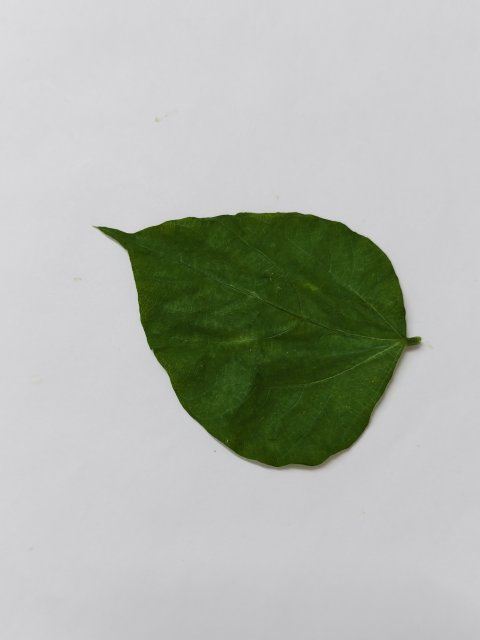
#> input picture reference/1_healthy/bean_healthy_005.jpg, 480 x 640 px; its folder holds only this picture in this run
$ python -i app.py   (imports and definitions only)   (older library calls are emulated)
#> lines starting #> are read from the running program, lines starting #| are printed output that depends on the picture; after the words box and inside, x2 and y2 are one past the last pixel; in counts of white or black regions, pixels touching at a corner belong together
import base64, json, mimetypes, os, re, urllib.request
from pathlib import Path

import cv2
import numpy as np
from flask import Flask, render_template, request

# (endpoint, key env, model env, default model) - tried in order, next one covers a 429
PROVIDERS = [
    # Google AI Studio's OpenAI-compatible endpoint: free tier, ~2 s a grade, honours json_schema.
    # Fastest of the three, so it goes first.
    ("https://generativelanguage.googleapis.com/v1beta/openai/chat/completions",
     "GOOGLE_API_KEY", "GOOGLE_MODEL", "gemini-3.5-flash-lite"),
    ("https://api.groq.com/openai/v1/chat/completions",
     "GROQ_API_KEY", "GROQ_MODEL", "qwen/qwen3.6-27b"),
    # comma-separated: OpenRouter's own `models` routing retries the rest on error or rate limit
    ("https://openrouter.ai/api/v1/chat/completions", "OPENROUTER_API_KEY", "OPENROUTER_MODEL",
     "google/gemma-4-31b-it:free,google/gemma-4-26b-a4b-it:free,nvidia/nemotron-nano-12b-v2-vl:free"),
]
REF_DIR = Path(__file__).parent / "reference"
ENV_FILE = Path(__file__).parent / ".env"
MAX_UPLOAD = 8 * 1024 * 1024
SCORES = ("colour", "spotting", "turgor", "integrity")
DEFAULT_LABELS = ["healthy", "slightly unhealthy", "somewhat unhealthy", "unhealthy"]

# .env is gitignored; keeps the key out of shell history and the repo
# [7 lines not run here, left out]
# [1 line that did not run here, left out]


# [4 lines left out: function providers, not called in this run]


def data_uri(path):
    mime = mimetypes.guess_type(path.name)[0] or "image/jpeg"
    return "data:%s;base64,%s" % (mime, base64.b64encode(path.read_bytes()).decode())


# [66 lines left out: functions references, system_prompt, schema, not called in this run]


MODEL_FILE = Path(__file__).parent / "data" / "model.npz"
KNN_K = 15  # whole-plant photos are noisier than leaf close-ups; a wider vote is steadier
EMPTY = {"foliage": 0.0, "green": 0.0, "greenness": 0.0, "yellow": 0.0, "brown": 0.0,
         "spots": 0, "leaves": 0, "stem_length": 0.0, "stem_width": 0.0}


def foliage_mask(img, h, s, v):
    """Foliage mask for one BGR frame: chromatic vegetation segmentation, hue windows as
    fallback.

    Green dominance gd = (G-R)/(G+R) on the normalised channels separates leaf tissue from
    everything grey, brown, brick or wall-coloured - the hue windows alone let any warm,
    saturated pixel count as plant, so pots, soil and walls all passed. gd is
    brightness-independent, so shadowed leaves stay in. Hue windows (hue 8-95, some
    saturation and brightness) remain for degenerate frames where the chroma test comes up
    empty - heavy colour cast, near-grey plants.
    """
    b, g, r = cv2.split(img.astype(np.float32))
    gd = (g - r) / (g + r + 1e-6)
    m = ((gd > 0.04) & (s >= 30) & (v >= 30)).astype(np.uint8)
    m = cv2.morphologyEx(m, cv2.MORPH_OPEN, np.ones((5, 5), np.uint8))
    if m.mean() > 0.002:
        # close the mask so dead-black lesions, which are too dark to pass any colour
        # test, still count as foliage instead of vanishing as holes
        return cv2.morphologyEx(m, cv2.MORPH_CLOSE, np.ones((21, 21), np.uint8))
    plant = ((h >= 8) & (h <= 95) & (s >= 50) & (v >= 40)).astype(np.uint8)
    plant = cv2.morphologyEx(plant, cv2.MORPH_OPEN, np.ones((5, 5), np.uint8))
    return cv2.morphologyEx(plant, cv2.MORPH_CLOSE, np.ones((21, 21), np.uint8))


def morphology(leaf):
    """Leaf count and stem size read straight off the foliage mask.

    Leaves: the distance transform of the mask ridges at every blade centre - the
    point farthest from background - so counting isolated ridge peaks counts blades.
    Overlapping canopies merge into one blob; treat this as a lower bound.

    Stem: walking up from the lowest row of foliage while rows stay thin relative to
    the canopy gives the stem's run; the median width of those rows is its thickness.
    Both come back as fractions of the frame, so any photo size reads the same.
    """
    ih, iw = leaf.shape
    dist = cv2.distanceTransform(leaf.astype(np.uint8), cv2.DIST_L2, 5)
    win = max(9, (min(ih, iw) // 14) | 1)  # odd; how far apart two leaf centres may sit
    ridge = ((dist >= cv2.dilate(dist, np.ones((win, win), np.uint8)) - 1e-6) &
             (dist > max(3.0, min(ih, iw) * 0.04))).astype(np.uint8)
    n, _, cc, _ = cv2.connectedComponentsWithStats(ridge, 8)
    leaves = sum(1 for i in range(1, n)
                 if cc[i, cv2.CC_STAT_AREA] >= max(2, min(ih, iw) // 200))

    ys, xs = np.nonzero(leaf)
    filled = np.bincount(ys, minlength=ih) > 0
    lo = np.full(ih, iw, np.int32); np.minimum.at(lo, ys, xs)
    hi = np.zeros(ih, np.int32); np.maximum.at(hi, ys, xs)
    extent = np.where(filled, hi - lo + 1, 0)
    canopy = np.percentile(extent[filled], 85)
    thin = max(3, int(canopy * 0.28))
    r = int(np.flatnonzero(filled)[-1])
    top = r
    while r >= 0 and filled[r] and extent[r] <= thin:
        r -= 1
    stem_rows = top - r
    width = float(np.median(extent[r + 1:top + 1])) if stem_rows else 0.0
    return {"leaves": leaves,
            "stem_length": round(stem_rows / ih, 3),
            "stem_width": round(width / iw, 3)}


# [7 lines left out: function decode, not called in this run]


def hog(gray, cells=8, bins=9):
    """Block-normalised gradient orientations over a 64x64 crop -> 576 numbers.

    Colour cannot separate a wilted plant from a healthy one - both are green. Which way the
    leaves point can: drooping foliage swings the gradients vertical. Held-out accuracy on the
    houseplant set goes 61% -> 75% with this in the vector.
    """
    g = cv2.resize(gray, (64, 64)).astype(np.float32)
    gx, gy = cv2.Sobel(g, cv2.CV_32F, 1, 0, 3), cv2.Sobel(g, cv2.CV_32F, 0, 1, 3)
    mag = np.hypot(gx, gy)
    b = np.minimum((((np.arctan2(gy, gx) + np.pi) % np.pi) * bins / np.pi).astype(int), bins - 1)
    step = 64 // cells
    out = np.zeros((cells, cells, bins), np.float32)
    for i in range(cells):
        for j in range(cells):
            cell = (slice(i * step, (i + 1) * step), slice(j * step, (j + 1) * step))
            np.add.at(out[i, j], b[cell].ravel(), mag[cell].ravel())
    return (out / (np.linalg.norm(out, axis=2, keepdims=True) + 1e-6)).ravel()


def look(img):
    """One pass over a BGR frame -> (stats, box, features).

    box is [x, y, w, h] as fractions of the frame, so the browser can scale it to any
    display size; features is the vector the KNearest model is trained on.

    The foliage mask comes from chromatic vegetation segmentation (foliage_mask), with hue
    windows as fallback - see foliage_mask for the trade-offs.
    """
    scale = 512 / max(img.shape[:2])
    if scale < 1:
        img = cv2.resize(img, None, fx=scale, fy=scale, interpolation=cv2.INTER_AREA)
    h, s, v = cv2.split(cv2.cvtColor(cv2.GaussianBlur(img, (5, 5), 0), cv2.COLOR_BGR2HSV))
    mask = foliage_mask(img, h, s, v)
    leaf = mask > 0
    area = int(leaf.sum())
    if not area:  # nothing plant-coloured in frame
        return dict(EMPTY), None, None

    def pct(m):
        return round(100 * float((m & leaf).sum()) / area, 1)

    # dark patches inside the foliage: spots, lesions, necrosis
    blobs = cv2.morphologyEx(((v < np.median(v[leaf]) * 0.55) & leaf).astype(np.uint8),
                             cv2.MORPH_OPEN, np.ones((3, 3), np.uint8))
    n, _, cc, _ = cv2.connectedComponentsWithStats(blobs, 8)
    stats = {"foliage": round(100 * area / leaf.size, 1), "green": pct((h >= 35) & (h <= 95)),
             "yellow": pct((h >= 20) & (h < 35)), "brown": pct((h >= 8) & (h < 20)),
             "spots": sum(1 for i in range(1, n) if 12 <= cc[i, cv2.CC_STAT_AREA] <= area * 0.1)}
    stats.update(morphology(leaf))

    cnts = cv2.findContours(mask, cv2.RETR_EXTERNAL, cv2.CHAIN_APPROX_SIMPLE)[0]
    c = max(cnts, key=cv2.contourArea)
    x, y, w, ht = cv2.boundingRect(c)

    # greenness: how green the leaf tissue itself is, 0-100, measured only over pixels
    # inside the main plant blob that chromatically ARE plant tissue. Hue windows misread
    # warm-lit green as yellow, and ExG treats yellow as green (r = g there), so use green
    # dominance gd = (G-R)/(G+R) on the normalised channels: green tissue is strongly
    # positive, yellowing sits near zero, brown and background (pot, wall) go negative and
    # are excluded so they can never dilute the reading.
    main = np.zeros_like(mask)
    cv2.drawContours(main, [c], -1, 255, -1)
    b_, g_, r_ = cv2.split(img.astype(np.float32))
    gd = (g_ - r_) / (g_ + r_ + 1e-6)
    tissue = (mask > 0) & main.astype(bool) & (gd > 0.02)
    # a lush leaf sits around gd 0.25+; /0.25 maps that to 100, yellowing to the low band
    stats["greenness"] = round(100 * float(np.clip(gd[tissue].mean() / 0.25, 0, 1))) \
        if tissue.sum() >= 500 else 0
    ih, iw = leaf.shape
    box = [x / iw, y / ih, w / iw, ht / ih]

    def hist(chan, bins, top):
        return cv2.calcHist([chan], [0], mask, [bins], [0, top]).ravel() / area

    # how the canopy is shaped and held: a wilted plant sags, spreads and frays, so its outline
    # is less convex, its mass sits lower in the frame and its edge is longer for its area
    gray = cv2.cvtColor(img, cv2.COLOR_BGR2GRAY)
    ca = cv2.contourArea(c) + 1e-6
    hull = cv2.contourArea(cv2.convexHull(c)) + 1e-6
    m = cv2.moments(mask, True)
    shape = np.float32([
        ca / hull,                                        # solidity: 1 is a clean blob
        ca / (w * ht + 1e-6),                             # how much of its own box it fills
        w / (ht + 1e-6),                                  # wide and low, or tall and upright
        m["m01"] / (m["m00"] + 1e-6) / ih,                # where the foliage sits vertically
        m["m10"] / (m["m00"] + 1e-6) / iw,
        cv2.arcLength(c, True) ** 2 / ca / 100,           # raggedness of the outline
        float(cv2.Laplacian(gray, cv2.CV_32F).var()) / 1000,   # crisp or limp and blurred
        float(s[leaf].mean()) / 255, float(v[leaf].mean()) / 255, float(v[leaf].std()) / 255,
    ])
    hu = np.log1p(np.abs(cv2.HuMoments(cv2.moments(c)).ravel())).astype(np.float32)

    feats = np.concatenate([hist(h, 24, 180), hist(s, 8, 256), hist(v, 8, 256),
                            [stats["green"] / 100, stats["yellow"] / 100, stats["brown"] / 100,
                             min(stats["spots"], 60) / 60, stats["foliage"] / 100],
                            shape, hu, hog(gray)]).astype(np.float32)
    return stats, box, feats


# [194 lines left out: functions cv_stats, model, vote, predict, ask, clamp and 4 more, not called in this run]


# [2 lines not run here, left out]

>>> import cv2
>>> picture = cv2.imread('reference/1_healthy/bean_healthy_005.jpg')
#> picture is the input picture: shape (640, 480, 3); mean B, G, R 173, 181.1, 176.6
>>> result = look(picture)
#> in foliage_mask, `gd = (g - r) / (g + r + 1e-6)`:
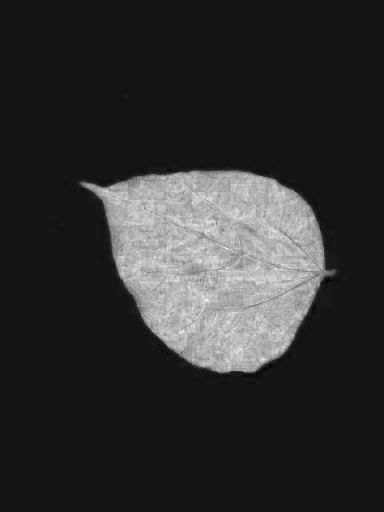
#> gd: shape (512, 384) float32; min -0.0333, max 0.344, mean 0.0406; drawn with min black and max white
#> in foliage_mask, `m = ((gd > 0.04) & (s >= 30) & (v >= 30)).astype(np.uint8)`:
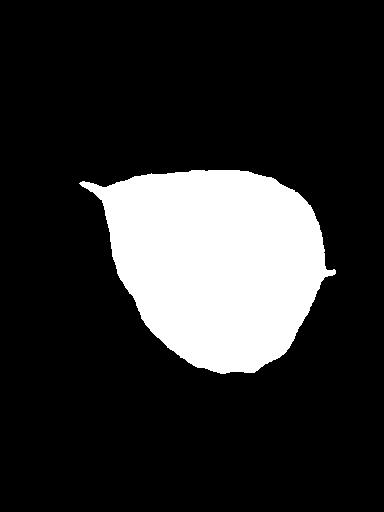
#> m: shape (512, 384); values 0 (black) and 1 (white), 17.9% white; 1 white region, box (x1, y1, x2, y2) and area: (79, 170, 336, 374) 35201
#> in look, `area = int(leaf.sum())`: area = 35227
#> in look, `n, _, cc, _ = cv2.connectedComponentsWithStats(blobs, 8)`: n = 1; cc = [[0, 0, 384, 512, 196608]]
#> in look, `stats = {"foliage": round(100 * area / leaf.size, 1), "green": pct((h ..`: stats = {'foliage': 17.9, 'green': 100, 'yellow': 0, 'brown': 0, 'spots': 0}
#> in morphology, `ridge = ((dist >= cv2.dilate(dist, np.ones((win, win), np.uint8)) - 1e..`:
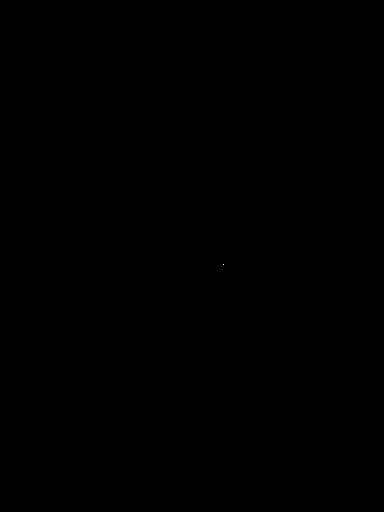
#> ridge: shape (512, 384); values 0 (black) and 1 (white), 0% white in thin lines or dots, all inside (x1, y1, x2, y2) = (223, 264, 224, 265)
#> in morphology, `n, _, cc, _ = cv2.connectedComponentsWithStats(ridge, 8)`: n = 2; cc = [[0, 0, 384, 512, 196607], [223, 264, 1, 1, 1]]
#> in morphology, `leaves = sum(1 for i in range(1, n) if cc[i, cv2.CC_STAT_AREA] >= max(..`: leaves = 0
#> in morphology, `extent = np.where(filled, hi - lo + 1, 0)`: extent = 512 values, max 218 at index 270, min 0 at index 0, mean 68.89
#> in morphology, `canopy = np.percentile(extent[filled], 85)`: canopy = 212
#> in morphology, `thin = max(3, int(canopy * 0.28))`: thin = 59
#> in morphology, `r = int(np.flatnonzero(filled)[-1])`: r = 373
#> the loop in morphology, `while r >= 0 and filled[r] and extent[r] <= thin:` made 6 passes
#> r on passes 1 to 6: 372, 371, 370, 369, 368, 367
#> after the loop in morphology, `while r >= 0 and filled[r] and extent[r] <= thin:`: r = 367
#> in morphology, `stem_rows = top - r`: stem_rows = 6
#> in morphology, `width = float(np.median(extent[r + 1:top + 1])) if stem_rows else 0.0`: width = 45.5
#> in look, `cnts = cv2.findContours(mask, cv2.RETR_EXTERNAL, cv2.CHAIN_APPROX_SIMP..`: cnts = 1 contour; box (x1, y1, x2, y2) and area: (82, 170, 335, 374) 34884
#> in look, `c = max(cnts, key=cv2.contourArea)`: c = contour of 293 points, box (x1, y1, x2, y2) (82, 170, 335, 374), area 34884
#> in look, `x, y, w, ht = cv2.boundingRect(c)`: x = 82; y = 170; w = 253; ht = 204
#> in look, `box = [x / iw, y / ih, w / iw, ht / ih]`: box = [0.214, 0.332, 0.659, 0.398]
#> in look, `ca = cv2.contourArea(c) + 1e-6`: ca = 34884.5
#> in look, `hull = cv2.contourArea(cv2.convexHull(c)) + 1e-6`: hull = 36477.5
#> in look, `m = cv2.moments(mask, True)`: m = moments, m00 35227, centre m10/m00, m01/m00 = (216, 262)
#> in look, `shape = np.float32([ ca / hull,                                       ..`: shape = [0.956, 0.676, 1.24, 0.512, 0.563, 0.174, 0.049, 0.784, 0.269, 0.0396]
#> in look, `hu = np.log1p(np.abs(cv2.HuMoments(cv2.moments(c)).ravel())).astype(np..`: hu = [0.154, 0.000859, 0.000372, 9.09e-06, 5.28e-10, 2.61e-07, 2.17e-11]
#> in hog, `g = cv2.resize(gray, (64, 64)).astype(np.float32)`:
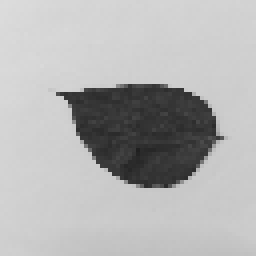
#> g: shape (64, 64) float32 (shown 4 times larger); min 32, max 220, mean 178.8
#> in hog, `gx, gy = cv2.Sobel(g, cv2.CV_32F, 1, 0, 3), cv2.Sobel(g, cv2.CV_32F, 0..`:
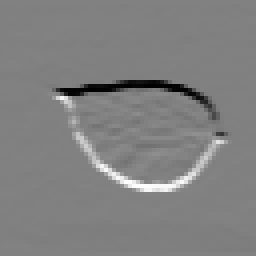
#> gy: shape (64, 64) float32 (shown 4 times larger); min -632, max 615, mean -2.2; drawn with min black and max white
#> in hog, `mag = np.hypot(gx, gy)`:
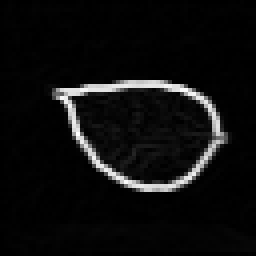
#> mag: shape (64, 64) float32 (shown 4 times larger); min 0, max 695, mean 39; drawn with min black and max white
#> in hog, `b = np.minimum((((np.arctan2(gy, gx) + np.pi) % np.pi) * bins / np.pi)..`:
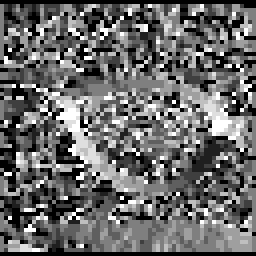
#> b: shape (64, 64) int64 (shown 4 times larger); min 0, max 8, mean 3.3; drawn with min black and max white
#> in look, `feats = np.concatenate([hist(h, 24, 180), hist(s, 8, 256), hist(v, 8, ..`: feats = 638 values, max 1.24 at index 47, min 0 at index 0, mean 0.232

$ run again, on reference/1_healthy/bean_healthy_008.jpg
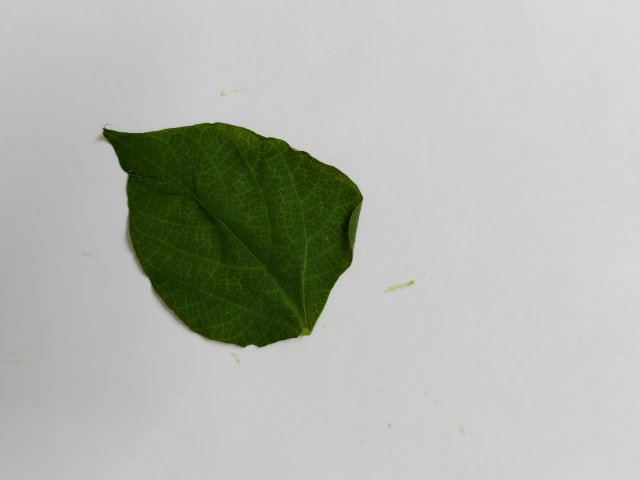
#> input picture reference/1_healthy/bean_healthy_008.jpg, 640 x 480 px
#> picture is the input picture: shape (480, 640, 3); mean B, G, R 173.9, 181.2, 178.1
#> in foliage_mask, `m = ((gd > 0.04) & (s >= 30) & (v >= 30)).astype(np.uint8)`:
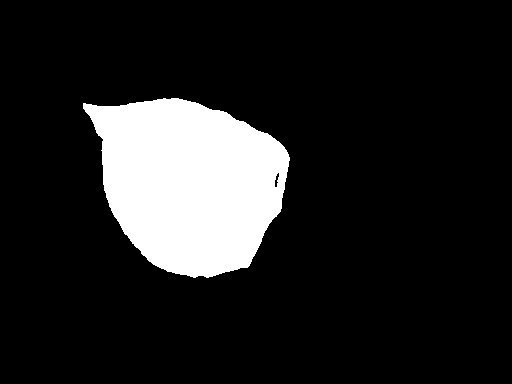
#> m: shape (384, 512); values 0 (black) and 1 (white), 13.4% white; 1 white region, box (x1, y1, x2, y2) and area: (83, 98, 290, 278) 26395
#> area = 26415
#> blobs: shape (384, 512); values 0 (black) and 1 (white), 0.02% white; 2 white regions (1 under 20 px), largest, box (x1, y1, x2, y2) and area: (274, 179, 278, 187) 28
#> in look, `n, _, cc, _ = cv2.connectedComponentsWithStats(blobs, 8)`: n = 3; cc = [[0, 0, 512, 384, 196571], [276, 175, 3, 3, 9], [274, 179, 4, 8, 28]]
#> stats = {'foliage': 13.4, 'green': 100, 'yellow': 0, 'brown': 0, 'spots': 1}
#> ridge: shape (384, 512); values 0 (black) and 1 (white), 0% white in thin lines or dots, all inside (x1, y1, x2, y2) = (194, 189, 195, 190)
#> in morphology, `n, _, cc, _ = cv2.connectedComponentsWithStats(ridge, 8)`: n = 2; cc = [[0, 0, 512, 384, 196607], [194, 189, 1, 1, 1]]
#> leaves = 0
#> extent = 384 values, max 187 at index 154, min 0 at index 0, mean 68.94
#> canopy = 184
#> thin = 51
#> in morphology, `r = int(np.flatnonzero(filled)[-1])`: r = 276
#> the loop in morphology, `while r >= 0 and filled[r] and extent[r] <= thin:` made 4 passes
#> r on passes 1 to 4: 275, 274, 273, 272
#> after the loop in morphology, `while r >= 0 and filled[r] and extent[r] <= thin:`: r = 272
#> stem_rows = 4
#> width = 34
#> cnts = 1 contour; box (x1, y1, x2, y2) and area: (83, 98, 289, 277) 26123
#> c = contour of 266 points, box (x1, y1, x2, y2) (83, 98, 289, 277), area 26123
#> x = 83; y = 98; w = 206; ht = 179
#> main: shape (384, 512); 13.4% white; 1 white region, box (x1, y1, x2, y2) and area: (83, 98, 289, 277) 26415
#> box = [0.162, 0.255, 0.402, 0.466]
#> ca = 26123
#> hull = 27120
#> in look, `m = cv2.moments(mask, True)`: m = moments, m00 26415, centre m10/m00, m01/m00 = (189.4, 182.7)
#> shape = [0.963, 0.708, 1.15, 0.476, 0.37, 0.167, 0.0442, 0.883, 0.235, 0.043]
#> hu = [0.154, 0.00106, 0.000346, 8.93e-06, 4.52e-10, 2.72e-07, 2.06e-10]
#> in hog, `b = np.minimum((((np.arctan2(gy, gx) + np.pi) % np.pi) * bins / np.pi)..`:
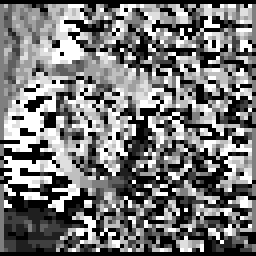
#> b: shape (64, 64) int64 (shown 4 times larger); min 0, max 8, mean 3.74; drawn with min black and max white
#> feats = 638 values, max 1.15 at index 47, min 0 at index 0, mean 0.233
